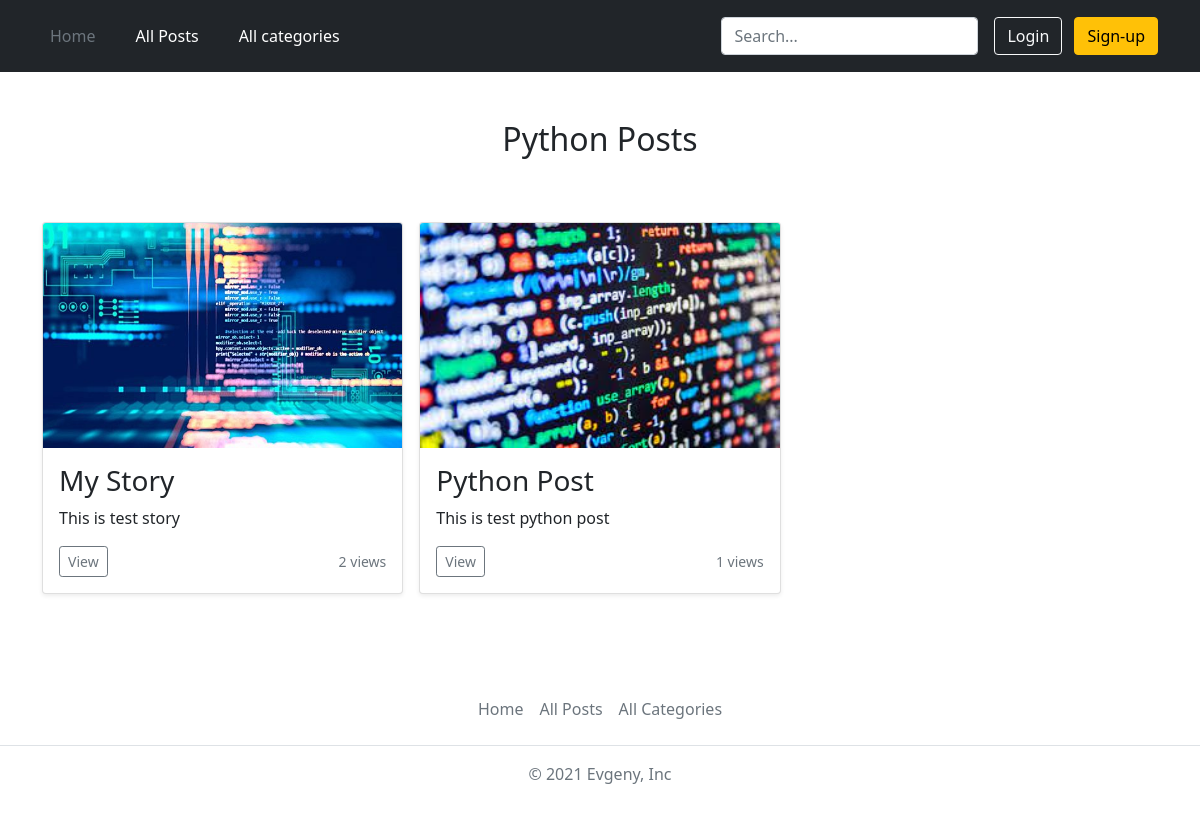
The app's page /categories/python, older data.
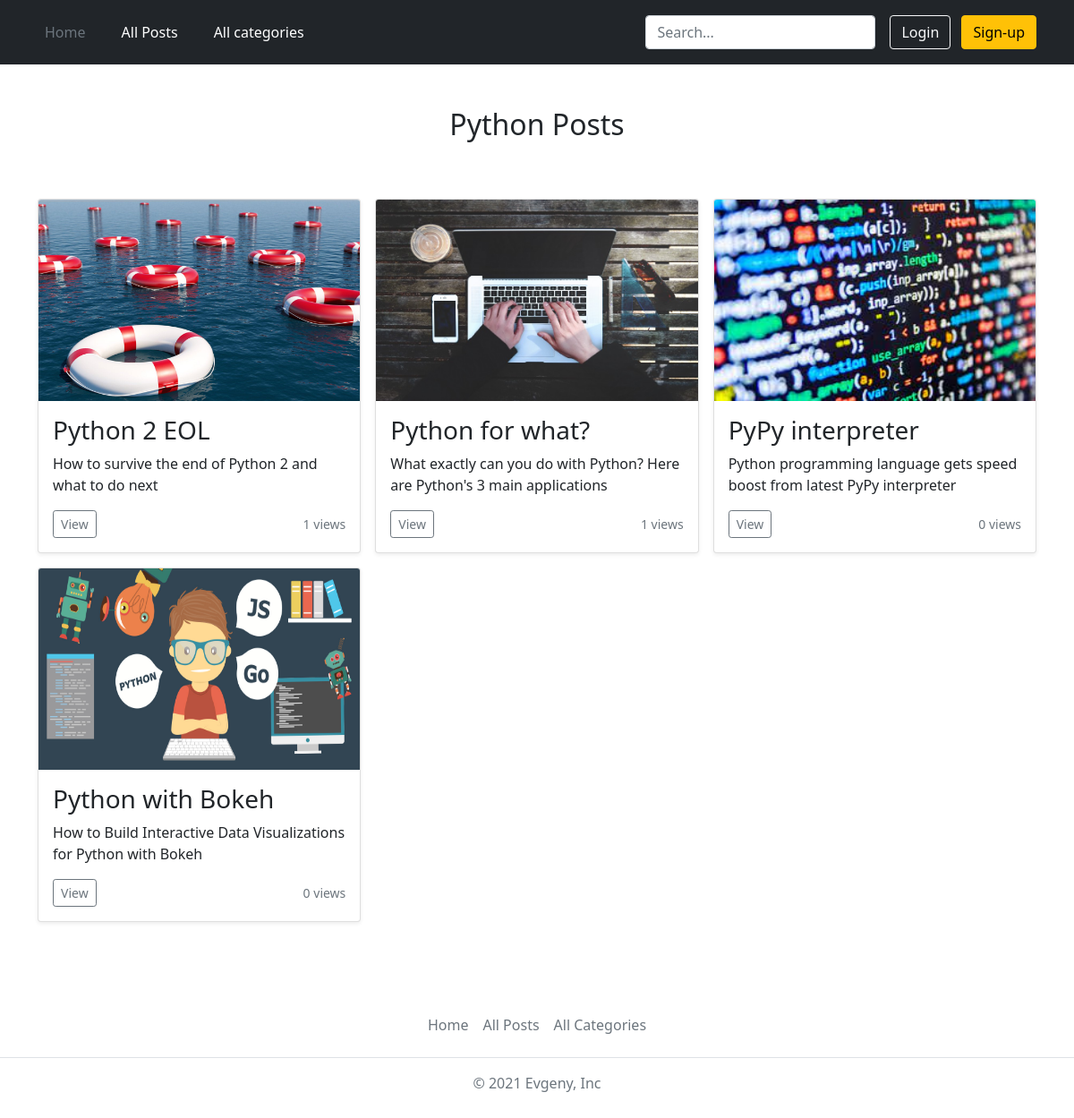
The same page, newer data.
### blog/models.py (models this page shows, shortened)
class Tag(models.Model):
    caption = models.CharField(max_length=10)
    slug = models.SlugField(unique=True, null=True)

class Post(models.Model):
    title = models.CharField(max_length=20)
    views = models.IntegerField(default=0)
    excerpt = models.CharField(max_length=100)
    image = models.ImageField(upload_to='posts', null=True)
    date = models.DateField(auto_now=True)
    time = models.TimeField(auto_now=True, null=True)
    slug = models.SlugField(unique=True)
    content = models.TextField(validators=[MinLengthValidator(10)])
    author = models.ForeignKey(Author, on_delete=models.SET_NULL, null=True, related_name="posts")
    tags = models.ManyToManyField(Tag)

### blog/views.py (the view)
# urls.py: path('categories/<slug:slug>', views.CategoryView.as_view(), name='category-page'),
class CategoryView(View):
    def get(self, request, slug):
        posts = Post.objects.filter(tags__slug=slug)
        tag = Tag.objects.get(slug=slug)
        context = {
            'posts': posts,
            'tag': tag
        }
        return render(request, 'blog/category.html', context)

### blog/templates/blog/category.html
{% extends 'base.html' %}
{% load static %}
{% block css_files %}
    <link rel="stylesheet" href="{% static 'blog/category.css' %}">
{% endblock %}
{% block content%}
<div class="album py-5">
    <div class="container foo">
        <h2 class="category-title">{{ tag.caption }} Posts</h2>
        {% if posts %}
                <div class="row row-cols-1 row-cols-sm-2 row-cols-md-3 g-3">
                {% for post in posts %}
                    {% include 'blog/includes/post.html' %}
                {% endfor %}
                </div>
        {% else %}
            <p>There are no posts with this tag, but this is only for now.</p>
        {% endif %}
    </div>
</div>
{% endblock %}

### templates/base.html (shortened to what this page needs)
{% load static %}
{% load bootstrap3 %}
<html lang="en">
<head>
    <link rel="stylesheet" href="{% static 'base.css' %}">
    <link href="https://getbootstrap.com/docs/5.1/dist/css/bootstrap.min.css" rel="stylesheet">
    {% block css_files %}{% endblock %}
</head>
<body>
    <header class="p-3 bg-dark text-white">
        <div class="container">
          <div class="d-flex flex-wrap align-items-center justify-content-center justify-content-lg-start">
            <ul class="nav col-12 col-lg-auto me-lg-auto mb-2 justify-content-center mb-md-0 gap">
              <li><a href="{% url 'starting-page' %}" class="nav-link px-2 text-secondary">Home</a></li>
              <li><a href="{% url 'posts-page' %}" class="nav-link px-2 text-white">All Posts</a></li>
              <li><a href="{% url 'categories-page' %}" class="nav-link px-2 text-white">All categories</a></li>
            </ul>
            <form action="{% url 'search-results' %}" class="col-12 col-lg-auto mb-3 mb-lg-0 me-lg-3" method="get">
              <input type="search" name="q" class="form-control form-control-dark" placeholder="Search..." aria-label="Search">
            </form>
            <div class="text-end">
                {% if request.user.is_authenticated %}
                <a href="{% url 'logout' %}"><button type="button" class="btn btn-warning">Logout, {{request.user}}</button></a>
                {% else %}
                <a href="{% url 'login' %}"><button type="button" class="btn btn-outline-light me-2">Login</button></a>
                <a href="{% url 'register' %}"><button type="button" class="btn btn-warning">Sign-up</button></a>
                {% endif %}
            </div>
          </div>
        </div>
    </header>
            {% block content %}
            {% endblock %}
          <footer class="py-3 my-4 footer">
            <ul class="nav justify-content-center border-bottom pb-3 mb-3">
              <li class="nav-item"><a href="{% url 'starting-page' %}" class="nav-link px-2 text-muted">Home</a></li>
              <li class="nav-item"><a href="{% url 'posts-page' %}" class="nav-link px-2 text-muted">All Posts</a></li>
              <li class="nav-item"><a href="{% url 'categories-page' %}" class="nav-link px-2 text-muted">All Categories</a></li>
            </ul>
            <p class="text-center text-muted">© 2021 Evgeny, Inc</p>
          </footer>
</body>
</html>

### blog/templates/blog/includes/post.html
{% load static %}
{% block css_files%}
    <link href="https://getbootstrap.com/docs/5.1/dist/css/bootstrap.min.css" rel="stylesheet">
{% endblock %}
 <div class="col">
  <div class="card shadow-sm">
      <img src="{{ post.image.url }}" class="bd-placeholder-img card-img-top" width="100%" height="225">
    <div class="card-body">
      <h3 class="card-text">{{ post.title }}</h3>
      <p class="card-text">{{ post.excerpt }}</p>
      <div class="d-flex justify-content-between align-items-center">
        <div class="btn-group">
            <a href="{% url 'post-detail-page' post.slug %}">
                <button type="button" class="btn btn-sm btn-outline-secondary">View</button>
            </a>
        </div>
        <small class="text-muted">{{ post.views }} views</small>
      </div>
    </div>
  </div>
 </div>

### static/base.css (style rules this page uses)
html { height: 100%; }
body { position: relative; }
.form-control-dark { color: #fff; background-color: var(--bs-dark); border-color: var(--bs-gray); }
.gap { gap: 1.5rem; }
.footer { position: absolute; bottom: 0; width: 100%; }
.foo { margin-bottom: 200px; }

### blog/static/blog/category.css (style rules this page uses)
.category-title { text-align: center; margin-bottom: 4rem; }

Row changes from the older to the newer data that the page shows:
removed Post: image (picture), title "My Story", excerpt "This is test story", views "2"
removed Post: image (picture), title "Python Post", excerpt "This is test python post", views "1"
added Post: image (picture), title "Python 2 EOL", excerpt "How to survive the end of Python 2 and what to do next", views "1"
added Post: image (picture), title "Python for what?", excerpt "What exactly can you do with Python? Here are Python's 3 main applications", views "1"
added Post: image (picture), title "PyPy interpreter", excerpt "Python programming language gets speed boost from latest PyPy interpreter", views "0"
added Post: image (picture), title "Python with Bokeh", excerpt "How to Build Interactive Data Visualizations for Python with Bokeh", views "0"
